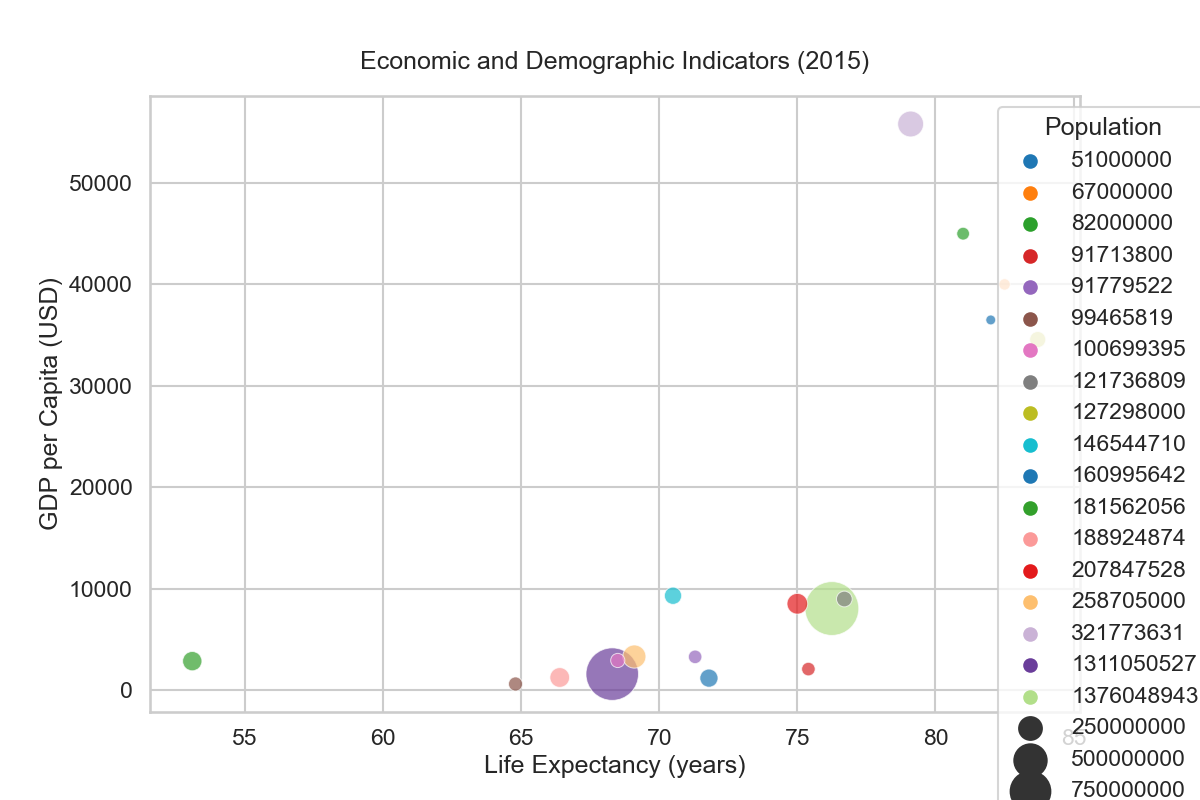

The Python source for this figure:

import seaborn as sns
import matplotlib.pyplot as plt
import pandas as pd

# Generate a DataFrame from the given table data
data = {
    "Country": ["China", "India", "United States", "Indonesia", "Brazil", "Pakistan", "Nigeria", "Bangladesh", "Russia", "Mexico", "Japan", "Ethiopia", "Philippines", "Egypt", "Vietnam", "Germany", "South Korea", "France"],
    "Year": [2015] * 18,
    "Population": [1376048943, 1311050527, 321773631, 258705000, 207847528, 188924874, 181562056, 160995642, 146544710, 121736809, 127298000, 99465819, 100699395, 91779522, 91713800, 82000000, 51000000, 67000000],
    "Life Expectancy": [76.25, 68.3, 79.1, 69.1, 75.0, 66.4, 53.1, 71.8, 70.5, 76.7, 83.7, 64.8, 68.5, 71.3, 75.4, 81.0, 82.0, 82.5],
    "GDP per Capita": [8069.21, 1606.02, 55805.2, 3336.29, 8538.08, 1275.29, 2885.13, 1211.73, 9329.29, 9005.18, 34567.78, 632.91, 2950.95, 3308.66, 2102.67, 45000.0, 36500.0, 40000.0]
}

df = pd.DataFrame(data)

# Create a scatter plot with bubble sizes
plt.figure(figsize=(12, 8))
bubble_chart = sns.scatterplot(data=df, x="Life Expectancy", y="GDP per Capita",
                               size="Population", sizes=(50, 1500), alpha=0.7,
                               hue="Population", palette=["#1f77b4", "#ff7f0e", "#2ca02c", "#d62728", "#9467bd", "#8c564b", "#e377c2", "#7f7f7f", "#bcbd22", "#17becf", "#1f78b4", "#33a02c", "#fb9a99", "#e31a1c", "#fdbf6f", "#cab2d6", "#6a3d9a", "#b2df8a"])

# Adjust the legend for bubble size
bubble_chart.legend(loc='upper right', bbox_to_anchor=(1.15, 1), title='Population')

# Set title and labels
plt.title('Economic and Demographic Indicators (2015)', y=1.03)
plt.xlabel('Life Expectancy (years)')
plt.ylabel('GDP per Capita (USD)')

# Show the plot
plt.show()
